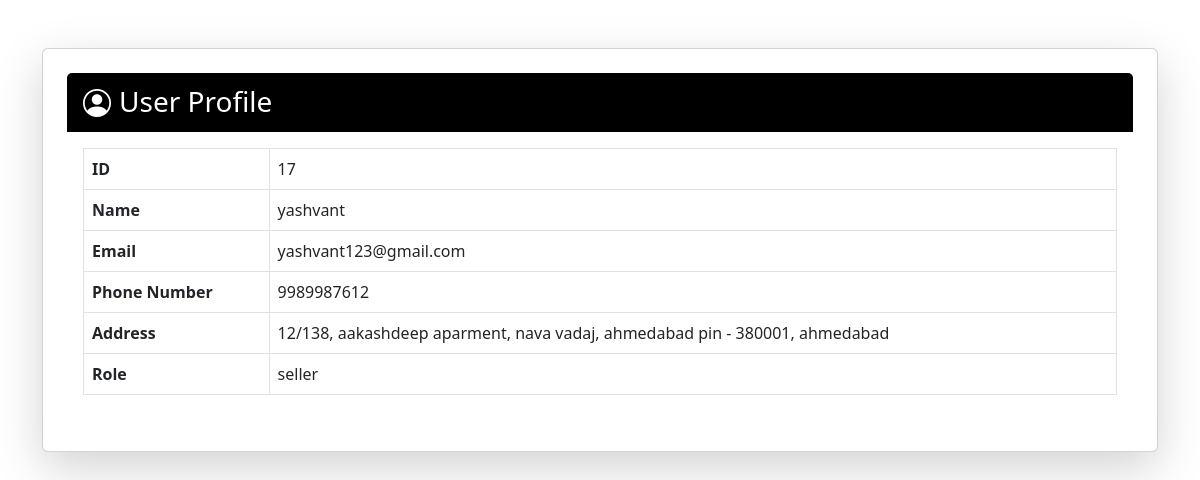
Page /profile (signed in) on the committed database.
### app/models.py (models this page shows, shortened)
class signupmodel(models.Model):
    name = models.CharField(max_length=30, null=True)
    email = models.EmailField()
    phone = models.BigIntegerField(unique=True)
    address = models.TextField()
    password = models.CharField(max_length=50, null=True)
    role = models.CharField(max_length=30, null=True)

### app/views.py (the view)
# urls.py: path('profile',views.showprofile),
def showprofile(request):
    if 'log_id' in request.session:
        userid = request.session["log_id"]
        fetchdata = signupmodel.objects.get(id=userid)
        context = {
        'data':fetchdata
        }
        return render(request,"profile.html",context)
    else:
        return redirect('/login')

### app/templates/profile.html (shortened to what this page needs)
{% load static %}
<!DOCTYPE html>
<html lang="en">
<head>
    <link href="https://cdn.jsdelivr.net/npm/bootstrap@5.3.0/dist/css/bootstrap.min.css" rel="stylesheet">
    <link href="https://cdn.jsdelivr.net/npm/bootstrap-icons@1.10.5/font/bootstrap-icons.css" rel="stylesheet">
</head>
<body>
<div class="container mt-5">
    <div class="card shadow-lg p-4 rounded">
        <div class="card-header bg-black text-white d-flex align-items-center">
            <i class="bi bi-person-circle me-2 fs-3"></i>
            <h3 class="mb-0">User Profile</h3>
        </div>
        <div class="card-body">
            <table class="table table-bordered">
                <tbody>
                    <tr>
                        <th scope="row">ID</th>
                        <td>{{ data.id }}</td>
                    </tr>
                    <tr>
                        <th scope="row">Name</th>
                        <td>{{ data.name}}</td>
                    </tr>
                    <tr>
                        <th scope="row">Email</th>
                        <td>{{ data.email }}</td>
                    </tr>
                    <tr>
                        <th scope="row">Phone Number</th>
                        <td>{{ data.phone }}</td>
                    </tr>
                    <tr>
                        <th scope="row">Address</th>
                        <td>{{ data.address }}</td>
                    </tr>
                    <tr>
                        <th scope="row">Role</th>
                        <td>{{ data.role }}</td>
                    </tr>
                </tbody>
            </table>
        </div>
    </div>
</div>
</body>
</html>

### rows in the picture
signupmodel: id "17", name "yashvant", email "yashvant123@gmail.com", phone "9989987612", address "12/138, aakashdeep aparment, nava vadaj, ahmedabad pin - 380001, ahmedabad", role "seller"
